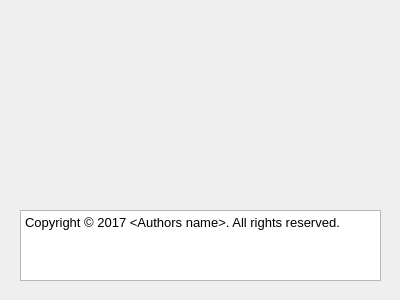
<?xml version="1.0" encoding="UTF-8"?>
<ui version="4.0">
 <class>MneBufferAboutWidgetClass</class>
 <widget class="QDialog" name="MneBufferAboutWidgetClass">
  <property name="geometry">
   <rect>
    <x>0</x>
    <y>0</y>
    <width>400</width>
    <height>300</height>
   </rect>
  </property>
  <property name="sizePolicy">
   <sizepolicy hsizetype="Fixed" vsizetype="Fixed">
    <horstretch>0</horstretch>
    <verstretch>0</verstretch>
   </sizepolicy>
  </property>
  <property name="minimumSize">
   <size>
    <width>400</width>
    <height>300</height>
   </size>
  </property>
  <property name="maximumSize">
   <size>
    <width>400</width>
    <height>300</height>
   </size>
  </property>
  <property name="windowTitle">
   <string>About Dummy Toolbox</string>
  </property>
  <widget class="QTextBrowser" name="textBrowser">
   <property name="geometry">
    <rect>
     <x>20</x>
     <y>210</y>
     <width>361</width>
     <height>71</height>
    </rect>
   </property>
   <property name="html">
    <string>&lt;!DOCTYPE HTML PUBLIC &quot;-//W3C//DTD HTML 4.0//EN&quot; &quot;http://www.w3.org/TR/REC-html40/strict.dtd&quot;&gt;
&lt;html&gt;&lt;head&gt;&lt;meta name=&quot;qrichtext&quot; content=&quot;1&quot; /&gt;&lt;style type=&quot;text/css&quot;&gt;
p, li { white-space: pre-wrap; }
&lt;/style&gt;&lt;/head&gt;&lt;body style=&quot; font-family:'MS Shell Dlg 2'; font-size:7.8pt; font-weight:400; font-style:normal;&quot;&gt;
&lt;table border=&quot;0&quot; style=&quot;-qt-table-type: root; margin-top:4px; margin-bottom:4px; margin-left:4px; margin-right:4px;&quot;&gt;
&lt;tr&gt;
&lt;td style=&quot;border: none;&quot;&gt;
&lt;p style=&quot; margin-top:0px; margin-bottom:0px; margin-left:0px; margin-right:0px; -qt-block-indent:0; text-indent:0px;&quot;&gt;&lt;span style=&quot; font-family:'Sans'; font-size:10pt;&quot;&gt;Copyright © 2017 &amp;lt;Authors name&amp;gt;. All rights reserved.&lt;/span&gt;&lt;/p&gt;&lt;/td&gt;&lt;/tr&gt;&lt;/table&gt;&lt;/body&gt;&lt;/html&gt;</string>
   </property>
  </widget>
 </widget>
 <layoutdefault spacing="6" margin="11"/>
 <resources/>
 <connections/>
</ui>
